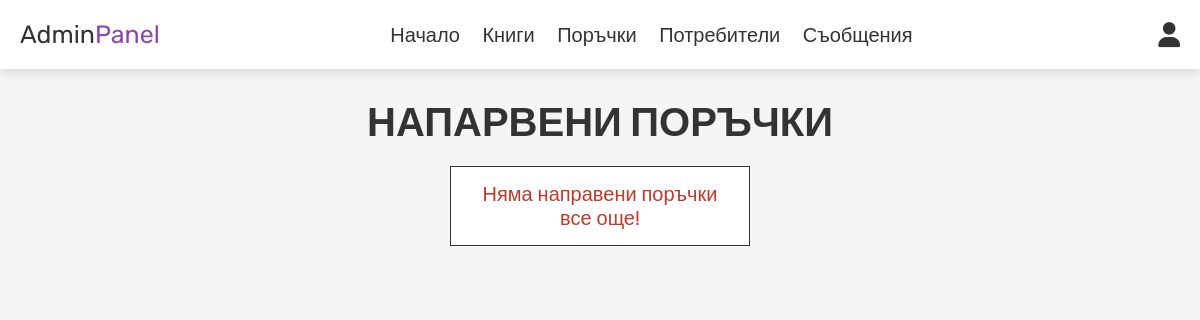
Before: /admin_orders.php (signed in) with the older database file.
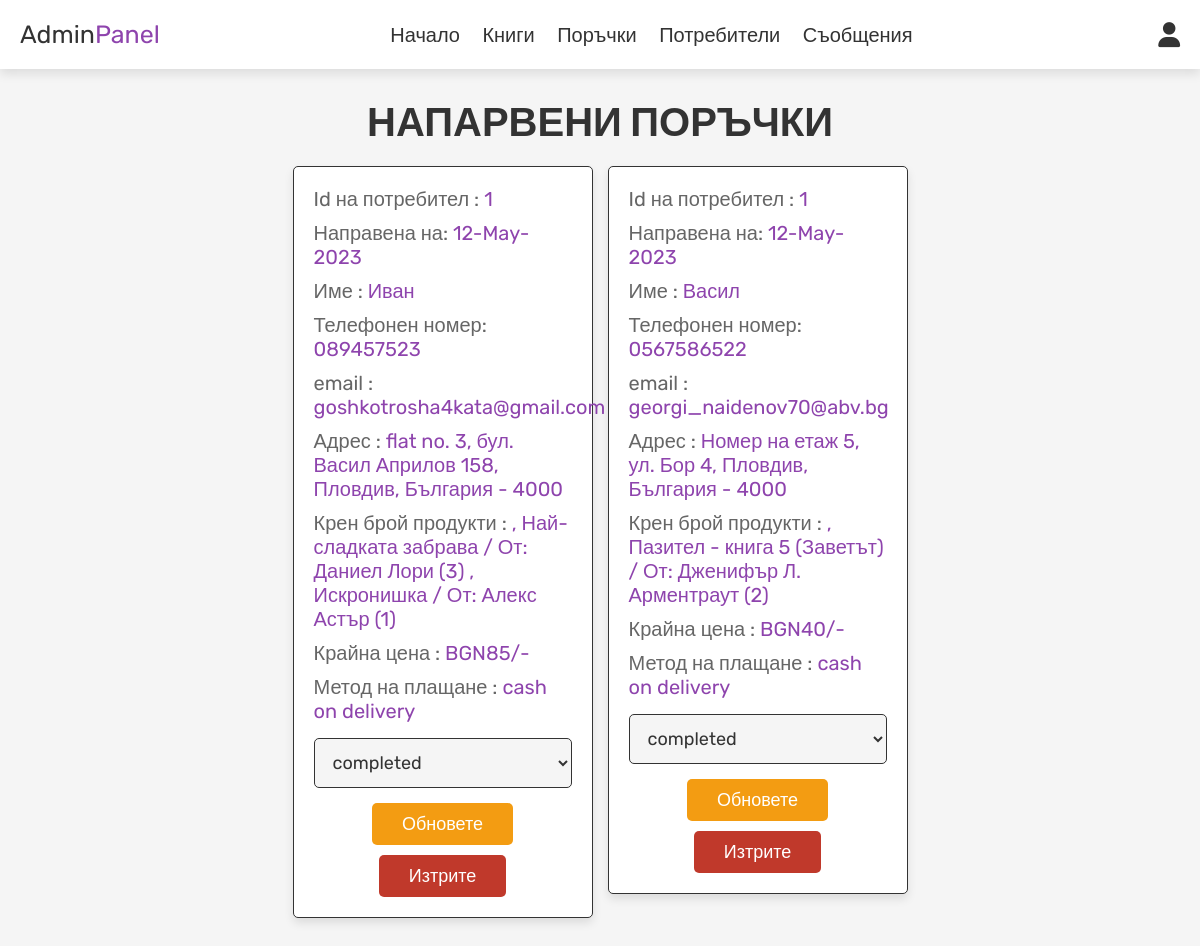
After: the same page with the newer database file.
### tables this page shows
CREATE TABLE `orders` (
  `id` int(100) NOT NULL,
  `user_id` int(100) NOT NULL,
  `name` varchar(100) NOT NULL,
  `number` varchar(12) NOT NULL,
  `email` varchar(100) NOT NULL,
  `method` varchar(50) NOT NULL,
  `address` varchar(500) NOT NULL,
  `total_products` varchar(1000) NOT NULL,
  `total_price` int(100) NOT NULL,
  `placed_on` varchar(50) NOT NULL,
  `payment_status` varchar(20) NOT NULL DEFAULT 'pending'
);

### admin_orders.php (the view, shortened to what this page needs)
<?php
include 'config.php';
?>
<!DOCTYPE html>
<html lang="en">
<head>
   <link rel="stylesheet" href="https://cdnjs.cloudflare.com/ajax/libs/font-awesome/6.0.0/css/all.min.css">
   <link rel="stylesheet" href="css/admin_style.css">
</head>
<body>
<?php include 'admin_header.php'; ?>
<section class="orders">
   <h1 class="title">Напарвени поръчки</h1>
   <div class="box-container">
      <?php
      $select_orders = mysqli_query($conn, "SELECT * FROM `orders`") or die('query failed');
      if(mysqli_num_rows($select_orders) > 0){
         while($fetch_orders = mysqli_fetch_assoc($select_orders)){
      ?>
      <div class="box">
         <p> Id на потребител : <span><?php echo $fetch_orders['user_id']; ?></span> </p>
         <p> Направена на: <span><?php echo $fetch_orders['placed_on']; ?></span> </p>
         <p> Име : <span><?php echo $fetch_orders['name']; ?></span> </p>
         <p> Телефонен номер: <span><?php echo $fetch_orders['number']; ?></span> </p>
         <p> email : <span><?php echo $fetch_orders['email']; ?></span> </p>
         <p> Адрес : <span><?php echo $fetch_orders['address']; ?></span> </p>
         <p> Крен брой продукти : <span><?php echo $fetch_orders['total_products']; ?></span> </p>
         <p> Крайна цена : <span>BGN<?php echo $fetch_orders['total_price']; ?>/-</span> </p>
         <p> Метод на плащане : <span><?php echo $fetch_orders['method']; ?></span> </p>
         <form action="" method="post">
            <select name="update_payment">
               <option value="" selected disabled><?php echo $fetch_orders['payment_status']; ?></option>
            </select>
            <input type="submit" value="Обновете" name="update_order" class="option-btn">
            <a href="admin_orders.php?delete=<?php echo $fetch_orders['id']; ?>" onclick="return confirm('delete this order?');" class="delete-btn">Изтрите</a>
         </form>
      </div>
      <?php
         }
      }else{
         echo '<p class="empty">Няма направени поръчки все още!</p>';
      }
      ?>
   </div>
</section>
</body>
</html>

Changed rows visible on the page:
added orders: user "1", placed_on "12-May-2023", name "Иван", number "089457523", email "goshkotrosha4kata@gmail.com", address "flat no. 3, бул. Васил Априлов 158, Пловдив, България - 4000", total_products ", Най-сладката забрава / От: Даниел Лори (3) , Искронишка / От: Алекс Астър (1)", total_price "85", method "cash on delivery", update_payment "completed"
added orders: user "1", placed_on "12-May-2023", name "Васил", number "0567586522", email "georgi_naidenov70@abv.bg", address "Номер на етаж 5, ул. Бор 4, Пловдив, България - 4000", total_products ", Пазител - книга 5 (Заветът) / От: Дженифър Л. Арментраут (2)", total_price "40", method "cash on delivery", update_payment "completed"
Other visible differences:
text no longer shown: "Няма направени поръчки все още!"
